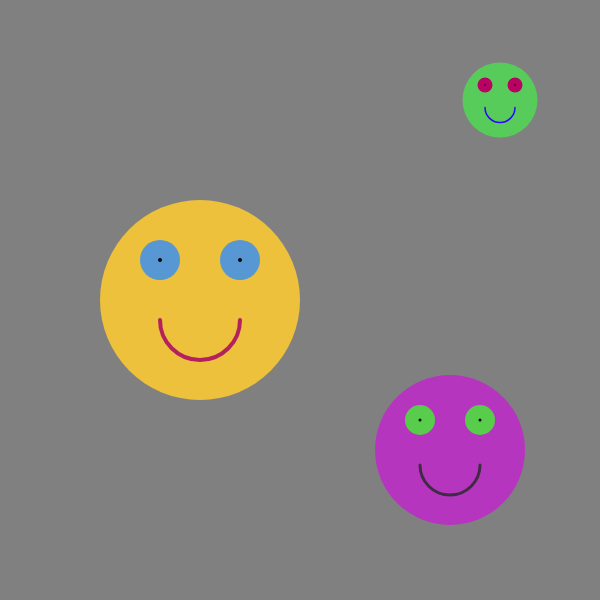
Frame 1 (no input)
Frame 60 (no input): identical to frame 1, image omitted
Frame 120 (the mouse pressed at the canvas centre since frame 60): identical to frame 1, image omitted

The p5.js sketch that drew this single still picture (run headless with seeded random() and noise() and a simulated clock; from frame 60 on, the mouse is pressed at the canvas centre):

// p5.js sketch
// ── sketch.js
function drawFace(x, y, d, cols) {
  const space = 5
  push()
  translate(x, y)
  noStroke()

  fill(cols.skin)
  circle(0, 0, d) // head

  fill(cols.eyes)

  circle(-d / space, -d / space, d / space) // left eye
  push()
  stroke(0)
  strokeWeight(d/50)
  point(-d / space, -d / space, d / space)
  pop()

  circle(d / space, -d / space, d / space) // right eye
  push()
  stroke(0)
  strokeWeight(d / 50)
  point(d / space, -d / space, d / space)
  pop()

  stroke(cols.lips)
  strokeWeight(d/(space * 10))
  noFill()
  arc(0, d / (space * 2), 2 * d / space, 2 * d / space, 0, -PI) // smile
  pop()
}

let faceCoords = []
let randomCols

function setup() {
  createCanvas(600, 600);
  rectMode(CENTER)
  randomCols = {
    skin: color(random(255), random(255), random(255)),
    eyes: color(random(255), random(255), random(255)),
    lips: color(random(255), random(255), random(255))
  }
}

function draw() {
  background(128);

  drawFace(200, 300, 200, {
    skin: color(237, 193, 59),
    eyes: color(87, 151, 212),
    lips: color(179, 34, 94)
  })

  drawFace(500, 100, 75, {
    skin: color(87, 204, 91),
    eyes: color(185, 3, 100),
    lips: color(50, 5, 255)
  })

  drawFace(450, 450, 150, randomCols)

}
